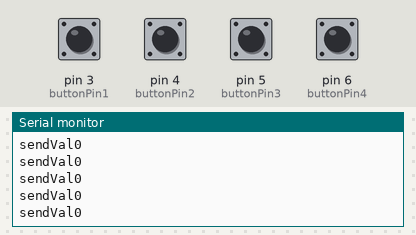
Simulated run of this sketch. Board: Arduino Uno, built with avr-gcc and run on an emulated ATmega328P. On the bench: the last lines printed to the serial monitor. The inputs (shaded band) are chosen by the test bench; at power-on: pin 3 (buttonPin1), pin 4 (buttonPin2), pin 5 (buttonPin3), pin 6 (buttonPin4) LOW. No radio packets arrive unless stated.

Above: at 1.2 s.
1.3 s: pin 3 (buttonPin1) pulled HIGH for 0.2 s
At 1.68 s:
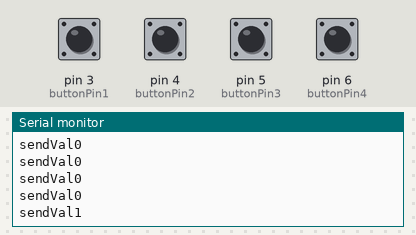
3.0 s: pin 4 (buttonPin2) pulled HIGH for 0.2 s
At 3.28 s:
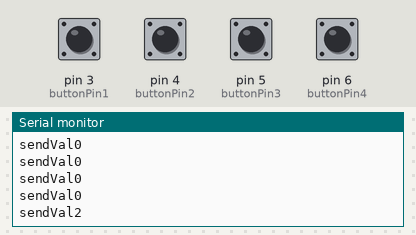
4.7 s: pin 5 (buttonPin3) pulled HIGH for 0.2 s
At 5.04 s:
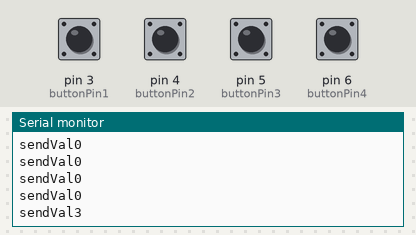
6.4 s: pin 6 (buttonPin4) pulled HIGH for 0.2 s
At 6.64 s:
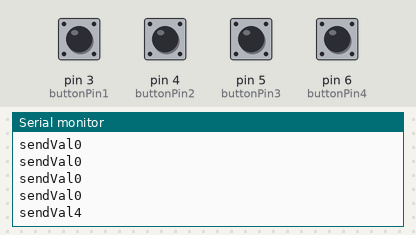
Timing chart, 0 to 9.4 s (numbered marks = the images above; inputs shaded):
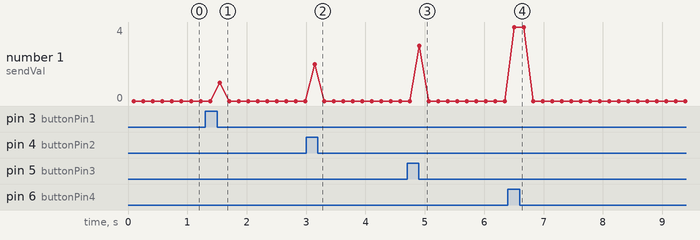

The sketch:

hex.remote.1.test_version.ino
```cpp
#include <VirtualWire.h>


char charOn1[5];


char charOff1[5];


int buttonPin1 = 3;
int buttonPin2 = 4;
int buttonPin3 = 5;
int buttonPin4 = 6;

int buttonVal1 = 0;
int buttonVal2 = 0;
int buttonVal3 = 0;
int buttonVal4 = 0;

int sendVal = 0;

void setup()
{
  Serial.begin(9600);	  // Debugging only

  pinMode(buttonPin1, INPUT);
  pinMode(buttonPin2, INPUT);
  pinMode(buttonPin3, INPUT);
  pinMode(buttonPin4, INPUT);


  // Initialise the IO and ISR
  vw_set_ptt_inverted(true); // Required for DR3100
  vw_setup(2000);	 // Bits per sec
}

void loop()
{

  buttonVal1 = digitalRead(buttonPin1);
  buttonVal2 = digitalRead(buttonPin2);
  buttonVal3 = digitalRead(buttonPin3);
  buttonVal4 = digitalRead(buttonPin4);

  if(buttonVal1 == HIGH){
    sendVal = 1;
  }


  if(buttonVal2 == HIGH){
    sendVal = 2;
  }


  if(buttonVal3 == HIGH){
    sendVal = 3;
  }


  if(buttonVal4 == HIGH){
    sendVal = 4;
  }

  if(buttonVal1 == LOW && buttonVal2 == LOW && buttonVal3 == LOW && buttonVal4 == LOW){
    sendVal = 0;
  }

 delay(100);

 Serial.print("sendVal");
 Serial.println(sendVal);


 itoa(sendVal, charOn1, 10);

 vw_send((uint8_t *)charOn1, strlen(charOn1));
 vw_wait_tx();                     // Wait until the whole message is gone


}
```

Measured:
- after the input at 1.3 s, the serial monitor: prints a new line after 0.24 s (image 1)
- after the input at 3.0 s, the serial monitor: prints a new line after 0.14 s (image 2)
- after the input at 4.7 s, the serial monitor: prints a new line after 0.21 s (image 3)
- after the input at 6.4 s, the serial monitor: prints a new line after 0.11 s (image 4)
